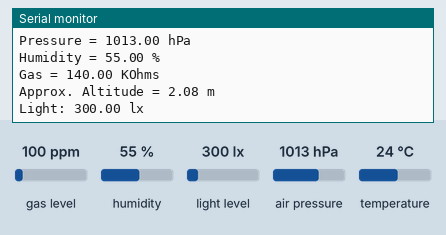
Bench run of a sketch on a simulated Arduino Uno, built with avr-gcc and run on an emulated ATmega328P. Parts: the last lines printed to the serial monitor. The test bench sets the inputs (shaded band); at power-on: gas level 100 ppm, humidity 55 %, air pressure 1013 hPa, light level 300 lx, temperature 24 °C.

Above: at 1.2 s.
1.3 s: gas level set to 20 ppm
At 2.3 s:
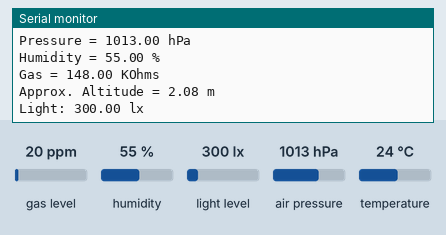
2.8 s: humidity set to 22 %
4.3 s: air pressure set to 1000 hPa
At 5.7 s:
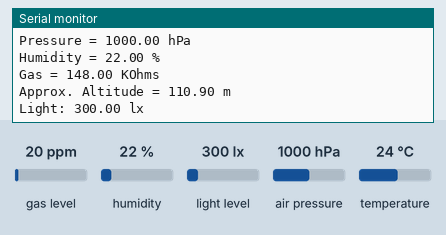
8.8 s: light level set to 40 lx
At 9.8 s:
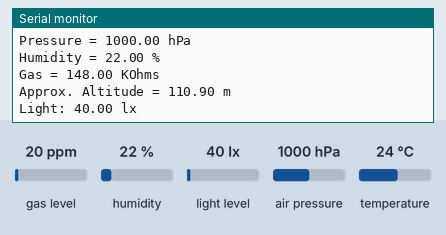

The sketch:

Both_sensors.ino
```cpp
#include <BH1750.h>
#include <Wire.h>
#include <Wire.h>
#include <SPI.h>
#include <Adafruit_Sensor.h>
#include "Adafruit_BME680.h"

#define BME_SCK 13
#define BME_MISO 12
#define BME_MOSI 11
#define BME_CS 10
#include <BH1750.h>
BH1750 lightMeter(0x23);
#define SEALEVELPRESSURE_HPA (1013.25)

Adafruit_BME680 bme; // I2C


void setup() {
  Serial.begin(9600);

  // Initialize the I2C bus (BH1750 library doesn't do this automatically)
  Wire.begin();
  // On esp8266 you can select SCL and SDA pins using Wire.begin(D4, D3);
  // For Wemos / Lolin D1 Mini Pro and the Ambient Light shield use
  // Wire.begin(D2, D1);

  lightMeter.begin();

  Serial.println(F("BH1750 Test begin"));
  Serial.println(F("BME680 test"));

  if (!bme.begin(0x76)) {
    Serial.println("Could not find a valid BME680 sensor, check wiring!");
    while (1){
    }
  }
   bme.setTemperatureOversampling(BME680_OS_8X);
  bme.setHumidityOversampling(BME680_OS_2X);
  bme.setPressureOversampling(BME680_OS_4X);
  bme.setIIRFilterSize(BME680_FILTER_SIZE_3);
  bme.setGasHeater(320, 150); // 320*C for 150 ms
}

void loop() {
   if (! bme.performReading()) {
    Serial.println("Failed to perform reading :(");
    return;
  }
  Serial.print("Temperature = ");
  Serial.print(bme.temperature);
  Serial.println(" *C");

  Serial.print("Pressure = ");
  Serial.print(bme.pressure / 100.0);
  Serial.println(" hPa");

  Serial.print("Humidity = ");
  Serial.print(bme.humidity);
  Serial.println(" %");

  Serial.print("Gas = ");
  Serial.print(bme.gas_resistance / 1000.0);
  Serial.println(" KOhms");

  Serial.print("Approx. Altitude = ");
  Serial.print(bme.readAltitude(SEALEVELPRESSURE_HPA));
  Serial.println(" m");

  Serial.println();
  float lux = lightMeter.readLightLevel();
  Serial.print("Light: ");
  Serial.print(lux);
  Serial.println(" lx");
  delay(1000);
}
```

Measured:
- after the input at 1.3 s, the serial monitor: prints a new line after 0.15 s (image 1)
- after the input at 4.3 s, the serial monitor: prints a new line after 0.79 s (image 2)
- after the input at 8.8 s, the serial monitor: prints a new line after 0.07 s (image 3)
